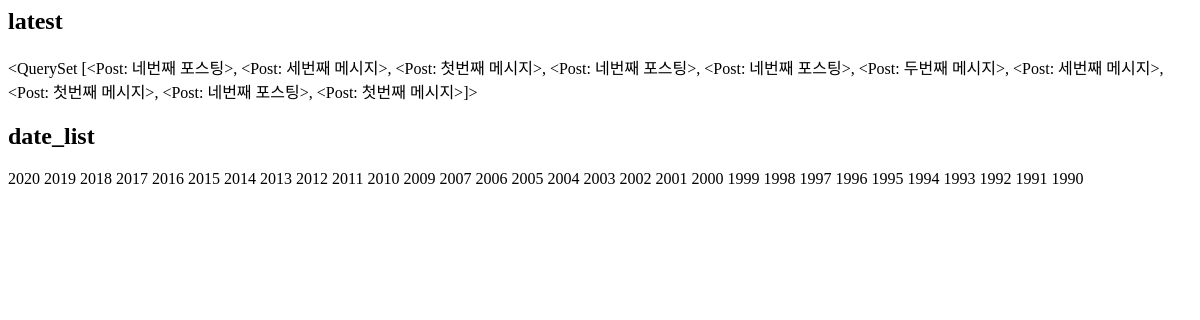
The app's page /instagram/archive/, older data.
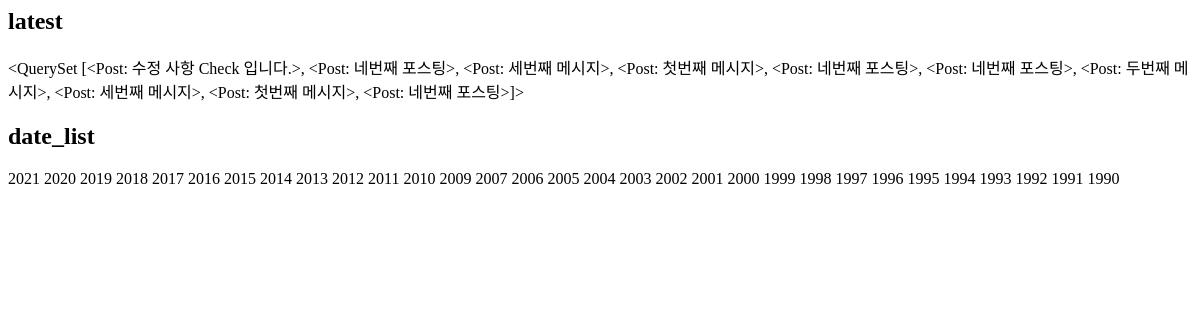
The same page, newer data.
### instagram/models.py (models this page shows, shortened)
class Post(models.Model):
    author = models.ForeignKey(settings.AUTH_USER_MODEL, on_delete=models.CASCADE)
    message = models.TextField(
        validators=[MinLengthValidator(10)]
    )
    photo = models.ImageField(blank=True, upload_to='instagram/post/%Y/%m/%d') # UseFillow # upload_to
    tag_set = models.ManyToManyField("Tag" , blank=True)
    is_public = models.BooleanField(default=False, verbose_name='공개여부')
    created_at = models.DateField(auto_now_add=True)
    updated_at = models.DateField(auto_now=True)
    def __str__(self):
        return self.message
    class Meta:
        ordering = ['-id']

### instagram/templates/instagram/post_archive.html
<h2>latest</h2>
{{ latest }}
<h2>date_list</h2>
{% for date in date_list %}
    {{ date.year }}
{% endfor %}

Row changes from the older to the newer data that the page shows:
no longer on this page (row unchanged): Post: message.message "<QuerySet [<Post: 네번째 포스팅>, <Post: 세번째 메시지>, <Post: 첫번째 메시지>, <Post: 네번째 포스팅>, <Post: 네번째 포스팅>, <Post: 두번째 메시지>, <Post: 세번째 메시지>, <Post: 첫번째 메시지>, <Post: 네번째 포스팅>, <Post: 첫번째 메시지>]>"
added Post: message.message "<QuerySet [<Post: 수정 사항 Check 입니다.>, <Post: 네번째 포스팅>, <Post: 세번째 메시지>, <Post: 첫번째 메시지>, <Post: 네번째 포스팅>, <Post: 네번째 포스팅>, <Post: 두번째 메시지>, <Post: 세번째 메시지>, <Post: 첫번째 메시지>, <Post: 네번째 포스팅>]>"
Text that changed along with them:
new list line: "2021"
